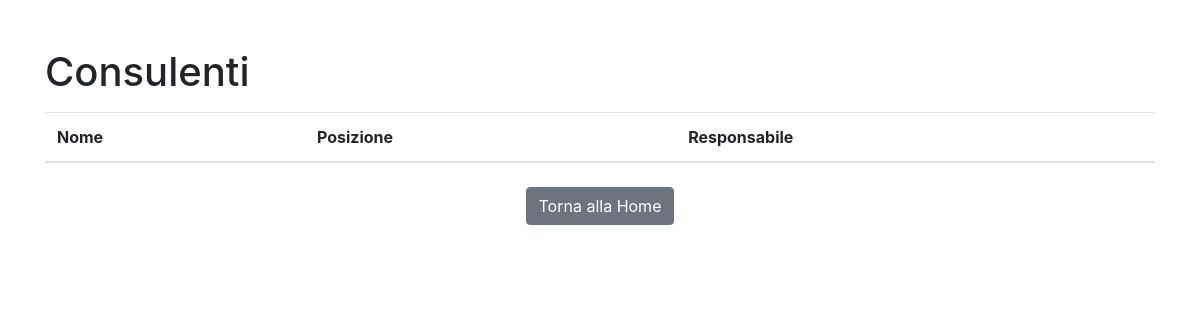
The app's page /consultants, older data.
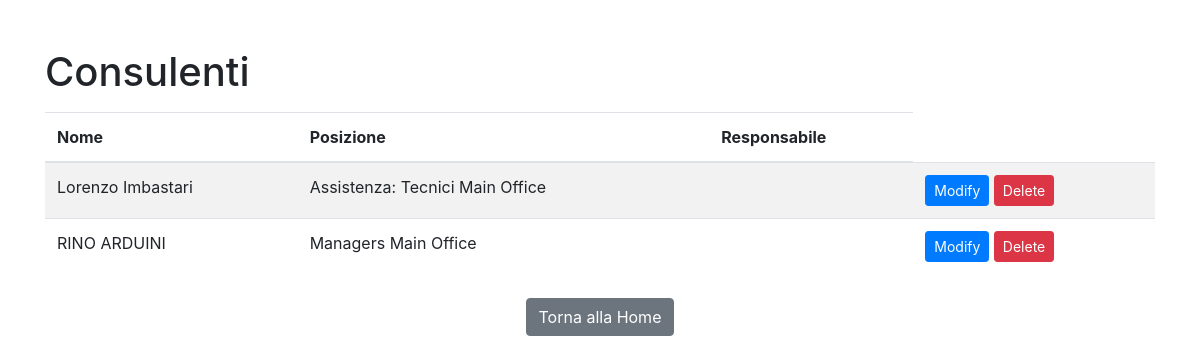
The same page, newer data.
### app.py (models this page shows, shortened)
class Consultant(db.Model):
    id = db.Column(db.Integer, primary_key=True)
    nome = db.Column(db.String(100), nullable=False)
    posizione_id = db.Column(db.Integer, db.ForeignKey('position.id'), nullable=False)
    posizione = db.relationship('Position', backref='consultants')
    responsabile_id = db.Column(db.Integer, db.ForeignKey('consultant.id'), nullable=True)
    responsabili = db.relationship('Consultant', remote_side=[id], backref='subordinati')
    totalYearlyPay = db.Column(db.Float, default=0.0)
    residency = db.Column(db.String(100), nullable=True)
    phone = db.Column(db.String(20), nullable=True)
    email = db.Column(db.String(100), nullable=True)
    CF = db.Column(db.String(16), nullable=True)

class Position(db.Model):
    id = db.Column(db.Integer, primary_key=True)
    nome = db.Column(db.String(100), nullable=False, unique=True)

### app.py (the view)
@app.route('/consultants', methods=['GET'])
def consultants():
    consultants = Consultant.query.all()
    return render_template('consultants.html', consultants=consultants)

### templates/consultants.html (shortened to what this page needs)
<!DOCTYPE html>
<html lang="en">
<head>
    <link rel="stylesheet" href="https://maxcdn.bootstrapcdn.com/bootstrap/4.0.0/css/bootstrap.min.css">
</head>
<body>
    <div class="container">
        <h1 class="mt-5">Consulenti</h1>
        <table class="table table-striped mt-3">
            <thead>
                <tr>
                    <th>Nome</th>
                    <th>Posizione</th>
                    <th>Responsabile</th>
                </tr>
            </thead>
            <tbody>
                {% for consultant in consultants %}
                <tr>
                    <td>{{ consultant.nome }}</td>
                    <td>{{ consultant.posizione.nome if consultant.posizione else 'Nessuna posizione' }}</td>
                    <td>
                    </td>
                    <td>
                        <a href="{{ url_for('modify_consultant', id=consultant.id) }}" class="btn btn-primary btn-sm">Modify</a>
                        <a href="{{ url_for('delete_consultant', id=consultant.id) }}" class="btn btn-danger btn-sm">Delete</a>
                    </td>
                </tr>
                {% endfor %}
            </tbody>
        </table>
        <div class="text-center mt-4">
            <a href="{{ url_for('index') }}" class="btn btn-secondary">Torna alla Home</a>
        </div>
    </div>
</body>
</html>

Row changes from the older to the newer data that the page shows:
added Consultant: nome "Lorenzo Imbastari", posizione "Assistenza: Tecnici Main Office"
added Consultant: nome "RINO ARDUINI", posizione "Managers Main Office"
